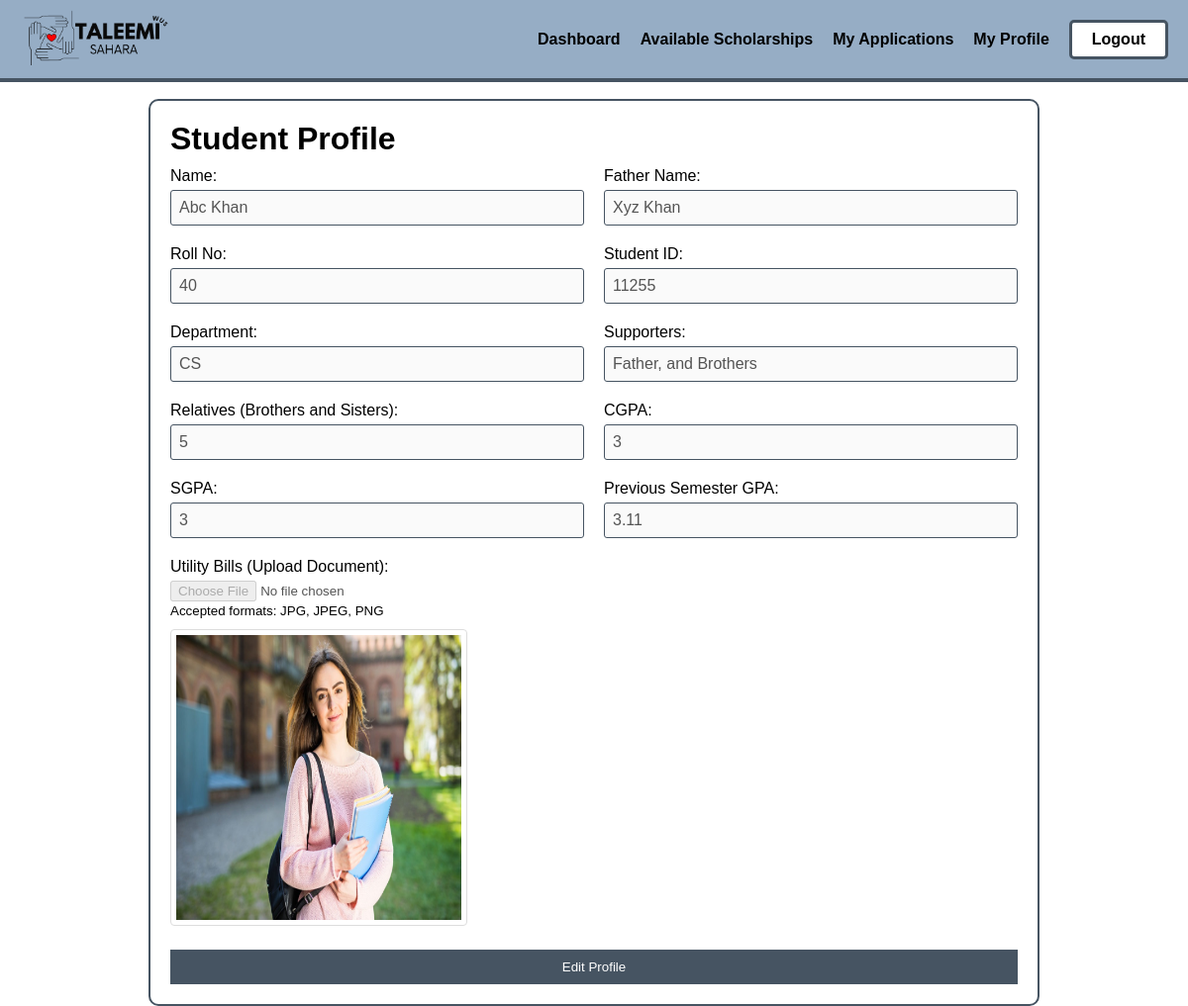
The page /student/student_profile.php (signed in) on the database its author committed.
### tables this page shows
CREATE TABLE `student_profiles` (
  `id` int(11) NOT NULL,
  `user_id` int(11) NOT NULL,
  `name` varchar(100) NOT NULL,
  `father_name` varchar(100) DEFAULT NULL,
  `roll_no` varchar(50) DEFAULT NULL,
  `student_id` varchar(50) DEFAULT NULL,
  `department` varchar(100) DEFAULT NULL,
  `supporters` varchar(150) DEFAULT NULL,
  `relatives` varchar(150) DEFAULT '0',
  `cgpa` decimal(10,0) DEFAULT NULL,
  `sgpa` decimal(10,0) DEFAULT NULL,
  `previous_semester_gpa` decimal(3,2) DEFAULT NULL,
  `utility_bills` varchar(255) DEFAULT NULL,
  `created_at` timestamp NOT NULL DEFAULT current_timestamp()
);

### student/student_profile.php (the view, shortened to what this page needs)
<?php
require_once '../config/database.php';
$stmt = $conn->prepare("SELECT * FROM student_profiles WHERE user_id = ?");
$stmt->bind_param("i", $_SESSION['user_id']);
$stmt->execute();
$result = $stmt->get_result();
$profile = $result->fetch_assoc();
?>
<!DOCTYPE html>
<html lang="en">
<head>
    <link rel="stylesheet" href="../css/font.css">
</head>
<body>
    <?php include '../components/student-navbar.php'; ?>
    <div class="main animate-fade-in">
        <h1>Student Profile</h1>
        <form method="POST" action="" enctype="multipart/form-data">
            <div class="form-group">
                <label for="name">Name:</label>
                <input type="text" id="name" name="name" value="<?php echo isset($profile['name']) ? $profile['name'] : ''; ?>" required disabled>
            </div>
            <div class="form-group">
                <label for="father_name">Father Name:</label>
                <input type="text" id="father_name" name="father_name" value="<?php echo isset($profile['father_name']) ? $profile['father_name'] : ''; ?>" required disabled>
            </div>
            <div class="form-group">
                <label for="roll_no">Roll No:</label>
                <input type="text" id="roll_no" name="roll_no" value="<?php echo isset($profile['roll_no']) ? $profile['roll_no'] : ''; ?>" required disabled>
            </div>
            <div class="form-group">
                <label for="student_id">Student ID:</label>
                <input type="text" id="student_id" name="student_id" value="<?php echo isset($profile['student_id']) ? $profile['student_id'] : ''; ?>" required disabled>
            </div>
            <div class="form-group">
                <label for="department">Department:</label>
                <input type="text" id="department" name="department" value="<?php echo isset($profile['department']) ? $profile['department'] : ''; ?>" required disabled>
            </div>
            <div class="form-group">
                <label for="supporters">Supporters:</label>
                <input type="text" id="supporters" name="supporters" value="<?php echo isset($profile['supporters']) ? $profile['supporters'] : ''; ?>" disabled>
            </div>
            <div class="form-group">
                <label for="relatives">Relatives (Brothers and Sisters):</label>
                <input type="number" id="relatives" name="relatives" value="<?php echo isset($profile['relatives']) ? $profile['relatives'] : ''; ?>" disabled>
            </div>
            <div class="form-group">
                <label for="cgpa">CGPA:</label>
                <input type="number" id="cgpa" name="cgpa" step="0.01" value="<?php echo isset($profile['cgpa']) ? $profile['cgpa'] : ''; ?>" disabled>
            </div>
            <div class="form-group">
                <label for="sgpa">SGPA:</label>
                <input type="number" id="sgpa" name="sgpa" step="0.01" value="<?php echo isset($profile['sgpa']) ? $profile['sgpa'] : ''; ?>" disabled>
            </div>
            <div class="form-group">
                <label for="previous_semester_gpa">Previous Semester GPA:</label>
                <input type="number" id="previous_semester_gpa" name="previous_semester_gpa" step="0.01" value="<?php echo isset($profile['previous_semester_gpa']) ? $profile['previous_semester_gpa'] : ''; ?>" disabled>
            </div>
            <div class="form-group">
                <label for="utility_bills">Utility Bills (Upload Document):</label>
                <input type="file" id="utility_bills" name="utility_bills" accept=".jpg,.jpeg,.png" onchange="previewFile(this)" disabled />
                <br />
                <small>Accepted formats: JPG, JPEG, PNG</small>
                <div id="preview-container" style="margin-top: 10px;">
                    <img id="preview-image" src="../uploads/utility_bills/<?php echo $profile['utility_bills']; ?>" style="width: 300px; height: 300px; border: 1px solid #ddd; border-radius: 4px; padding: 5px; ">
                </div>
            </div>
            <button type="button" id="editProfileButton">Edit Profile</button>
        </form>
    </div>
</body>
</html>

### student/student_profile.php (style rules this page uses)
body { display: flex; flex-direction: column; gap: 100px; width: 100vw; }
.main { margin: 0px auto; max-width: 900px; width: 100%; padding: 20px; border: 2px solid #465462; margin-top: 100px; border-radius: 10px; }
.form-group { margin-bottom: 15px; }
label { display: block; margin-bottom: 5px; }
input[type="text"], input[type="number"] { width: 100%; padding: 8px; box-sizing: border-box; font-size: 1rem; border: 1.5px solid #465462; border-radius: 3px; }
button { padding: 10px 15px; background-color: #465462; color: white; border: none; cursor: pointer; }

### components/student-navbar.php (style rules this page uses)
* { box-sizing: border-box; padding: 0; margin: 0; font-family: "Raleway", sans-serif; }

### rows shown on the page
student_profiles: name "Abc Khan", father_name "Xyz Khan", roll_no "40", student_id "11255", department "CS", supporters "Father, and Brothers", relatives "5", cgpa "3", sgpa "3", previous_semester_gpa "3.11", utility_bills (picture)
